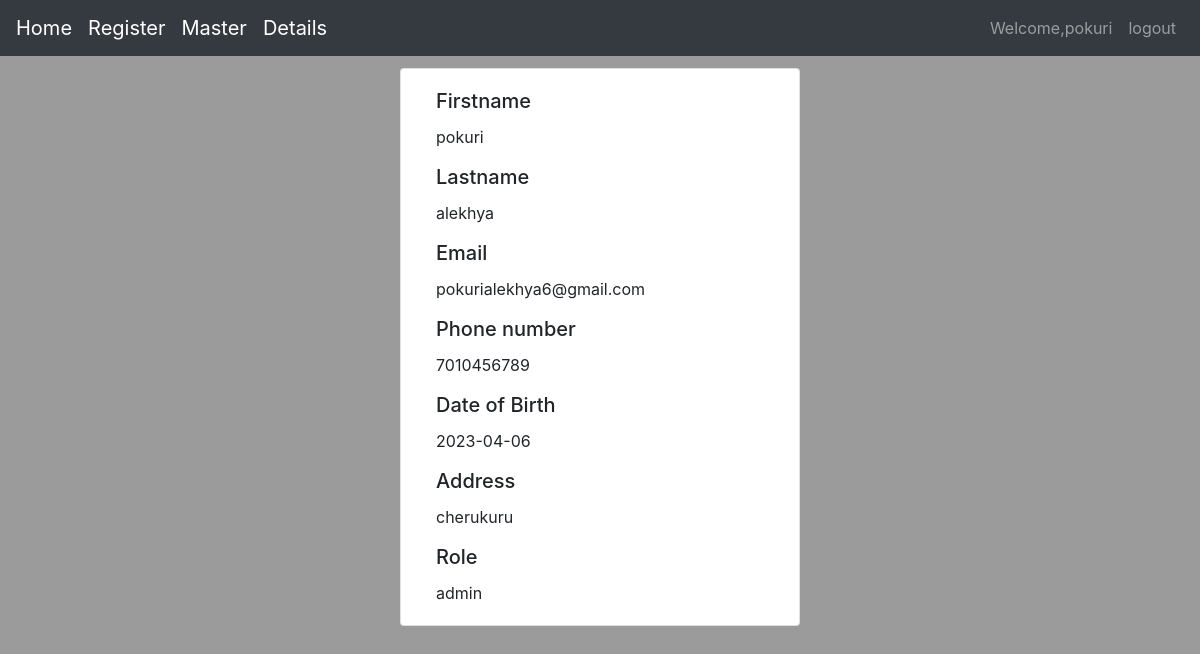
/details (signed in), run on the app's committed database.
### project/modules.py (models this page shows, shortened)
class User(db.Model,UserMixin):
    id=db.Column(db.Integer(),primary_key=True)
    Firstname=db.Column(db.String(length=30))
    Lastname=db.Column(db.String(length=30),nullable=True)
    Email=db.Column(db.String(length=100),nullable=False)
    PhoneNumber=db.Column(db.Integer)
    DOB=db.Column(db.Date())
    Address=db.Column(db.String(length=200))
    Password=db.Column(db.String(length=20))
    Role=db.Column(db.String(length=10),nullable=False)
    @property
    def password(self):
        return self.password

### project/routes.py (the view)
@app.route('/details')
@login_required
def details():
    return render_template("details.html")

### project/modules.py (called while the page is built)
@login_manager.user_loader
def load_user(user_id):
    return User.query.get(int(user_id))

### project/templates/details.html (shortened to what this page needs)
{% extends 'base.html' %}
{% block content %}
{% if current_user.is_authenticated %}
<div class="card container" style="width: 25rem; margin-left: auto; margin-top: 1%;">
  <div class="card-body">
    <h5 class="card-title">Firstname</h5>
    <p class="card-text">{{current_user.Firstname}}</p>
    <h5 class="card-title">Lastname</h5>
    <p class="card-text">{{current_user.Lastname}}</p>
    <h5 class="card-title">Email</h5>
    <p class="card-text">{{current_user.Email}}</p>
    <h5 class="card-title">Phone number</h5>
    <p class="card-text">{{current_user.PhoneNumber}}</p>
    <h5 class="card-title">Date of Birth</h5>
    <p class="card-text">{{current_user.DOB}}</p>
    <h5 class="card-title">Address</h5>
    <p class="card-text">{{current_user.Address}}</p>
    <h5 class="card-title">Role</h5>
    <p class="card-text">{{current_user.Role}}</p>
  </div>
</div>
{% endif %}
{% endblock %}

### project/templates/base.html (shortened to what this page needs)
<!doctype html>
<html lang="en">
  <head>
    <link rel="stylesheet" href="https://cdn.jsdelivr.net/npm/bootstrap@4.5.3/dist/css/bootstrap.min.css">
    <link rel="stylesheet" href="https://use.fontawesome.com/releases/v5.5.0/css/all.css">
    <link rel="stylesheet" href="https://maxcdn.bootstrapcdn.com/bootstrap/4.1.3/css/bootstrap.min.css">
  </head>
  <body>
    <nav style="background-color:#3B3B3B;" class="navbar navbar-expand-md bg-dark navbar-dark sticky-top">
      <a class="navbar-brand" href="{{url_for('home')}}">Home</a>
    <div id="navb" class="navbar-collapse collapse hide">
    {% if current_user.is_authenticated %}
      {% if current_user.Role=='admin' %}
       <a class="navbar-brand" href="{{url_for('register')}}">Register</a>
       <a class="navbar-brand" href="{{url_for('master')}}">Master</a>
       {% endif %}
       <a class="navbar-brand" href="{{url_for('details')}}">Details</a>
      <ul class="nav navbar-nav ml-auto">
        <li class="nav-item">
          <a class="nav-link">Welcome,{{current_user.Firstname}}</a>
        </li>
        <li class="nav-item">
          <a class="nav-link" href="{{url_for('logout')}}">logout</a>
        </li>
      </ul>
    {% endif %}
      </div>
    </nav>
    {% block content %}
    {% endblock %}
  </body>
</html>

### project/templates/base.html (style rules this page uses)
body { background-color:rgba(0, 0, 0, 0.393); }

### data on the page
User: Firstname "pokuri", Lastname "alekhya", Email "pokurialekhya6@gmail.com", PhoneNumber "7010456789", DOB "2023-04-06", Address "cherukuru", Role "admin"
